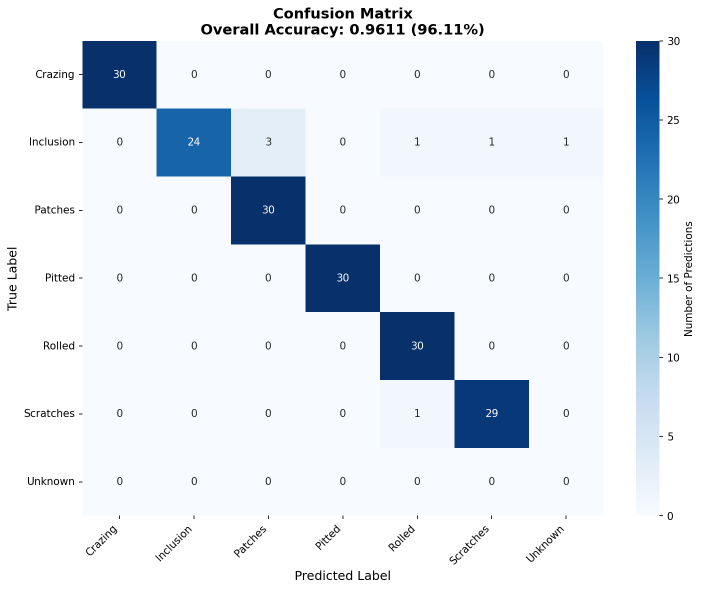
#> input picture results/metal-classification_confusion_matrix.png, 1403 x 1180 px (shown at 1/2 size)
$ jupyter execute --allow-errors 'Azure Custom Vision - Image Classification - Training.ipynb'   (shell and % lines are left out)
#> lines starting #> are read from the running program, lines starting #| are printed output that depends on the picture
# Azure Custom Vision - Image classification

This project leverages **Azure Custom Vision** to build and deploy a tailored image classification model.
We will build, train and deploy an image model classification to classify metal defects.
A gradio webapp is also available to predict the images.

## 🚀 Overview
**Azure Custom Vision** enables rapid creation of custom image classifiers using a simple web interface or API. It supports:
- **Multi-class classification**: Assigning one label per image.
- **Multi-label classification**: Assigning multiple labels per image.

## 🛠️ How It Works

- **Upload and Tag Images**: Use the portal or API to upload training images and assign tags.
- **Train the Model**: Azure uses transfer learning to train a model based on your dataset.
- **Evaluate Performance**: Review precision, recall, confusion matrix and accuracy metrics.
- **Deploy**: Publish the model as a REST API or export it for offline use (Onnx, Docker, TensorFlow, CoreML).

## 📚 Resources
- https://learn.microsoft.com/en-us/azure/ai-services/custom-vision-service/overview
- https://learn.microsoft.com/en-us/azure/ai-services/custom-vision-service/getting-started-build-a-classifier

### Azure Custom Vision

https://www.customvision.ai

[cell 1]
#%pip install azure-cognitiveservices-vision-customvision

[cell 2]
import datetime
import json
import matplotlib.image as mpimg
import matplotlib.pyplot as plt
import numpy as np
import os
import random
import sys
import time

from azurecv import AzureCustomVisionImageClassifier
from azure.cognitiveservices.vision.customvision.prediction import CustomVisionPredictionClient
from azure.cognitiveservices.vision.customvision.training import CustomVisionTrainingClient
from azure.cognitiveservices.vision.customvision.training.models import ImageFileCreateBatch, ImageFileCreateEntry, Region
from dotenv import load_dotenv
from IPython.display import display
from msrest.authentication import ApiKeyCredentials
from pathlib import Path
from PIL import Image, ImageDraw, ImageFont

[cell 3]
sys.version

[cell 4]
print(f"Today is {datetime.datetime.today().strftime('%d-%b-%Y %H:%M:%S')}")

## 1. Settings

[cell 5]
load_dotenv("azure.env")

#> (the rest of this cell did not finish here and is left out)

#> (a cell that did not finish here is left out)

[cell 7]
project_name = "metal-classification"  # Project to create
description = "Metal classification demo using Azure AI Custom Vision"  # Project description

[cell 8]
OUTPUT_DIR = "results"

os.makedirs(OUTPUT_DIR, exist_ok=True)

[cell 9]
IMAGES_DIR = "images"

TRAIN_DIR = os.path.join(IMAGES_DIR, "train")
TEST_DIR = os.path.join(IMAGES_DIR, "test")

os.makedirs(IMAGES_DIR, exist_ok=True)

## 2. Images

[cell 10]
HOME_DIR = os.getcwd()

### Downloading the images

[cell 11]
train_images1_zip = "https://raw.githubusercontent.com/retkowsky/image-classification-azure-custom-vision/refs/heads/main/zip/train1.zip"
train_images2_zip = "https://raw.githubusercontent.com/retkowsky/image-classification-azure-custom-vision/refs/heads/main/zip/train2.zip"
test_images_zip = "https://raw.githubusercontent.com/retkowsky/image-classification-azure-custom-vision/refs/heads/main/zip/test.zip"

[cell 12]
os.chdir(IMAGES_DIR)

print("Downloading the files...\n")
print("Downloading training datasets...")
print("Downloading test dataset...")
print("Done")

[cell 13]
# Unzipping the files in a quiet mode
print("Unzipping the files...\n")
print("Unzipping training images dataset. Please wait.")
print("Done\n")
print("Unzipping test images dataset. Please wait.")
print("Done")

[cell 14]
print("Removing all the zip files...\n")
os.remove("train1.zip")
os.remove("train2.zip")
os.remove("test.zip")
print("Done")

[cell 15]
os.chdir(HOME_DIR)

### Our images

[cell 16]
os.listdir(IMAGES_DIR)

#> (a cell that did not finish here is left out)

[cell 18]
image_extensions = {".jpg", ".jpeg", ".png", ".gif", ".bmp"}
nb_images = 0

for root, _, files in os.walk(TRAIN_DIR):
    nb = sum(1 for file in files
             if os.path.splitext(file)[1].lower() in image_extensions)
    if nb > 0:
        print(f"{root}\t = {nb} images")
    nb_images += nb

print(f"\n>> Total of training images files = {nb_images}")

[cell 19]
directory = Path(TRAIN_DIR)

for subdir, _, files in os.walk(directory):
    subdir_path = Path(subdir)
    image_files = [
        subdir_path / f for f in files
        if Path(f).suffix.lower() in image_extensions
    ]
    if image_files:
        print(f"\n{subdir} - showing first {min(5, len(image_files))} image(s)")

        fig, axes = plt.subplots(1, min(5, len(image_files)), figsize=(15, 3))
        if len(image_files) == 1:
            axes = [axes]

        for ax, img_path in zip(axes, image_files[:5]):
            img = mpimg.imread(img_path)
            ax.imshow(img)
            ax.set_title(img_path.name, fontsize=8)
            ax.axis("off")

        plt.tight_layout()
        plt.show()

## 3. Creating Azure Custom Vision project

#> (a cell that did not finish here is left out)

#> (a cell that did not finish here is left out)

## 4. Creating tags

#> (a cell that did not finish here is left out)

## 5. Uploading images

[cell 23]
training_data_folders = {
    "Crazing": f"{TRAIN_DIR}/Crazing",
    "Inclusion": f"{TRAIN_DIR}/Inclusion",
    "Patches": f"{TRAIN_DIR}/Patches",
    "Pitted": f"{TRAIN_DIR}/Pitted",
    "Rolled": f"{TRAIN_DIR}/Rolled",
    "Scratches": f"{TRAIN_DIR}/Scratches",
}

print(f"⬆️ Uploading the images into the {project_name} project...\n")
start = time.time()

for tag_name, folder_path in training_data_folders.items():
    if os.path.exists(folder_path):
        classifier.upload_images_from_folder(folder_path, tag_name, tags)
    else:
        print(f"❌ Folder not found: {folder_path}")

minutes, seconds = divmod((time.time() - start), 60)
print("Done")
print(f"Elapsed time = {minutes:.0f} minutes and {seconds:.0f} seconds")

## 6. Training the model (simple training)

[cell 24]
iteration_name = "Iteration1"

delay_status_message = 30  # Display a status message every 30 secs

start = time.time()

#> (the rest of this cell did not finish here and is left out)

## 7. Advanced Training

[cell 25]
iteration_name = "Iteration2"

delay_status_message = 300  # Display a message every 300 secs
nb_hours_max = 2  # 2 hours max of training
notification_email = ""  # Automatic email notification

start = time.time()

#> (the rest of this cell did not finish here and is left out)

## 8. Azure Custom Vision project information

#> (a cell that did not finish here is left out)

## 9. Model performance metrics

[cell 27]
# Get performance metrics for the latest iteration
print("\033[1;31;34m")
#> (the rest of this cell did not finish here and is left out)

## 10. Publishing the model

[cell 28]
model_to_publish = "Iteration2"

#> (the rest of this cell did not finish here and is left out)

## 11. Confusion matrix

[cell 29]
test_data_folders = {
    "Crazing": os.path.join(TEST_DIR, "Crazing"),
    "Inclusion": os.path.join(TEST_DIR, "Inclusion"),
    "Patches": os.path.join(TEST_DIR, "Patches"),
    "Pitted": os.path.join(TEST_DIR, "Pitted"),
    "Rolled": os.path.join(TEST_DIR, "Rolled"),
    "Scratches": os.path.join(TEST_DIR, "Scratches"),
}

# Generate confusion matrix
cm_file = os.path.join(OUTPUT_DIR, f"{project_name}_confusion_matrix.png")

#> (the rest of this cell did not finish here and is left out)

[cell 30]
display(Image.open(cm_file).resize((860, 640)))
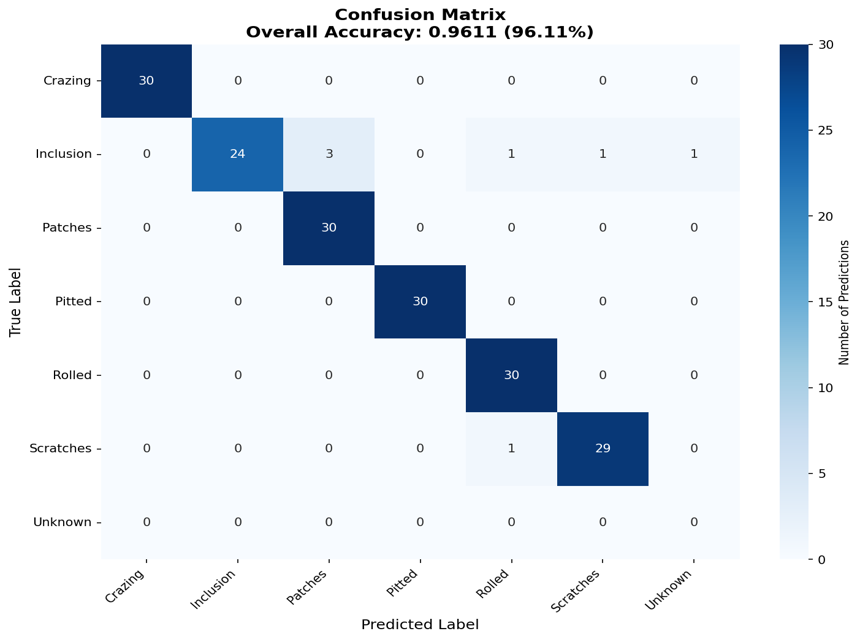
#> shown: PIL image 860x640 RGBA; mean R, G, B, A 225.8, 232.9, 240.7, 255

### Azure Custom Vision UI

## 12. Predictions

[cell 31]
def get_random_test_image(mydir):
    """
    Recursively searches for image files within the specified root directory and returns a randomly selected image path.

    Parameters:
        mydir (str): The root directory to begin the recursive search for image files.

    Returns:
        str or None: The full path to a randomly selected image file if any are found; otherwise, None.
    """
    image_extensions = {".jpg", ".jpeg", ".png", ".gif", ".bmp"}
    all_test_images = []

    for root, dirs, files in os.walk(mydir):
        for file in files:
            if any(file.lower().endswith(ext) for ext in image_extensions):
                all_test_images.append(os.path.join(root, file))

    return random.choice(all_test_images) if all_test_images else None

[cell 32]
def get_predictions(image_file):
    """
    Get predictions from the deployed model
        Args: Image file
        Returns: Tag and score
    """
    try:
        print(f"📷 Processing Image: {image_file}\n")
        img = Image.open(image_file).convert("RGB")
        display(img)

        predictions = classifier.predict_image_from_file(image_file)
        top_pred = predictions[0]
        tag = top_pred['tag'].upper()
        prob = top_pred['probability']
        print(f"\n🔍 Prediction: {tag} = {prob:.2%}\n")

        draw = ImageDraw.Draw(img)
        try:
            font = ImageFont.truetype("arial.ttf", 24)
        except IOError:
            font = ImageFont.load_default()

        text = f"{tag} ({prob:.2%})"
        draw.text((10, 10), text, fill=(0, 255, 255), font=font)
        display(img)
        return tag, prob

    except Exception as e:
        print(f"❌ Error processing image: {e}")
        return None

[cell 33]
get_predictions(get_random_test_image(TEST_DIR))

[cell 34]
get_predictions(get_random_test_image(TEST_DIR))

[cell 35]
get_predictions(get_random_test_image(TEST_DIR))

[cell 36]
get_predictions(get_random_test_image(TEST_DIR))
